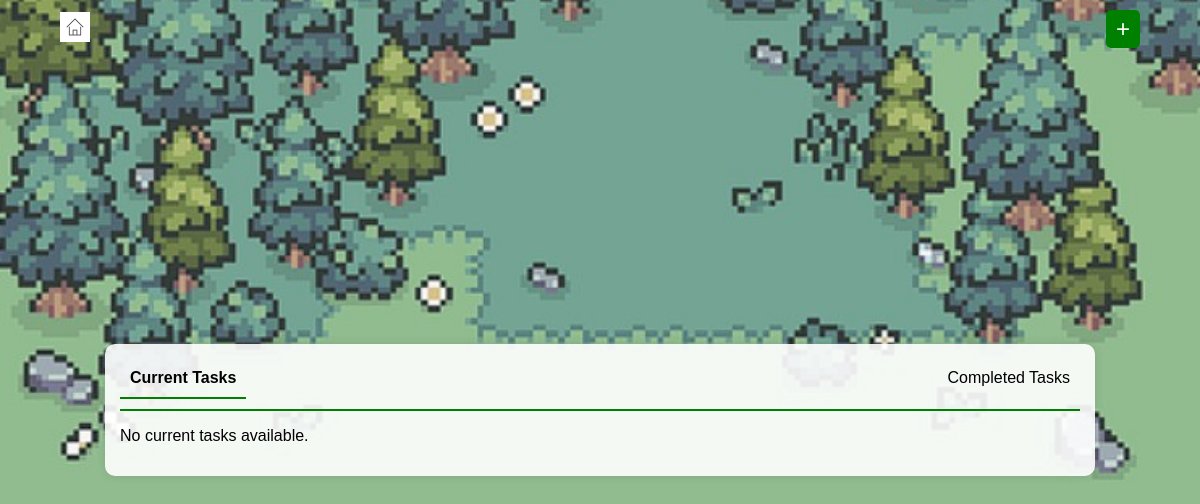
The page /ecolution/tasks/ (signed in) on the database as committed earlier.
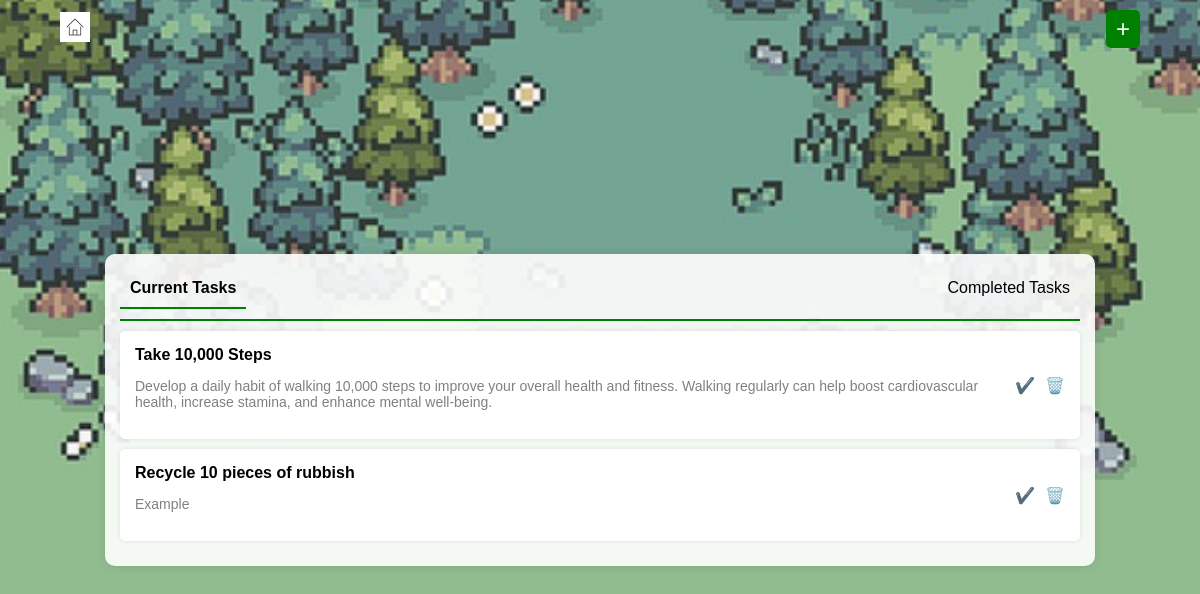
The same page on the database as committed later.
### Ecolution/models.py (models this page shows, shortened)
class UserTask(models.Model):
    user = models.ForeignKey(settings.AUTH_USER_MODEL, on_delete=models.CASCADE)  # ✅ Dynamic reference
    task = models.ForeignKey(Task, on_delete=models.CASCADE)
    completed = models.BooleanField(default=False)
    class Meta:
        unique_together = ('user', 'task')

class Task(models.Model):
    task_id = models.AutoField(primary_key=True)
    task_name = models.CharField(max_length=100)
    description = models.TextField()

### Ecolution/views.py (the view)
# urls.py: path("tasks/", views.tasks_view, name="tasks"),
@login_required
def tasks_view(request):
    user_tasks = UserTask.objects.filter(user=request.user)
    predefined_tasks = Task.objects.all()
    return render(request, "tasks.html", {"user_tasks": user_tasks, "predefined_tasks": predefined_tasks})

### Ecolution/templates/tasks.html (shortened to what this page needs)
<!DOCTYPE html>
<html lang="en">
<head>
</head>
<body>
    <div class="top-bar">
        <div class="home-button">
            <a href="/home/"><img src="/static/images/home_icon.jpg" alt="Home"></a>
        </div>
        <div class="add-task-button" onclick="openPopup()">+</div>
    </div>
    <div class="task-container">
        <div class="tabs">
            <div class="tab active" onclick="showTasks('current')">Current Tasks</div>
            <div class="tab" onclick="showTasks('completed')">Completed Tasks</div>
        </div>
        <div id="current-tasks">
            {% for user_task in user_tasks %}
                {% if not user_task.completed %}
                <div class="task">
                    <div>
                        <span class="task-header">{{ user_task.task.task_name }}</span>
                        <p class="task-description">{{ user_task.task.description }}</p>
                    </div>
                    <div class="task-actions">
                        <span class="complete-icon" onclick="completeTask(this, {{ user_task.task.task_id }})">✔️</span>
                        <span class="delete-icon" onclick="deleteTask(this, {{ user_task.task.task_id }})">🗑️</span>
                    </div>
                </div>
                {% endif %}
            {% empty %}
                <p>No current tasks available.</p>
            {% endfor %}
        </div>
    </div>
</body>
</html>

### Ecolution/templates/tasks.html (style rules this page uses)
body { background: url("/static/images/background.jpg") no-repeat center center fixed; background-size: cover; font-family: Arial, sans-serif; display: flex; flex-direction: column; align-items: center; justify-content: center; height: 100vh; margin: 0; }
.top-bar { position: absolute; top: 10px; width: 90%; display: flex; justify-content: space-between; align-items: center; }
.home-button img { width: 30px; height: 30px; cursor: pointer; }
.add-task-button { font-size: 24px; cursor: pointer; background: green; color: white; padding: 5px 10px; border-radius: 5px; }
.task-container { width: 80%; background: rgba(255, 255, 255, 0.9); padding: 15px; border-radius: 10px; box-shadow: 0px 0px 10px rgba(0, 0, 0, 0.1); margin-top: 20px; }
.tabs { display: flex; justify-content: space-between; padding-bottom: 10px; border-bottom: 2px solid green; }
.tab { cursor: pointer; padding: 10px; border-bottom: 2px solid transparent; }
.tab.active { border-bottom: 2px solid green; font-weight: bold; }
.task { background: white; padding: 15px; margin: 10px 0; border-radius: 5px; display: flex; justify-content: space-between; align-items: center; box-shadow: 0px 0px 5px rgba(0, 0, 0, 0.1); }
.task-header { font-weight: bold; }
.task-description { font-size: 14px; color: gray; }
.task-actions { display: flex; align-items: center; }
.delete-icon, .complete-icon { cursor: pointer; margin-left: 10px; }

Rows that differ between the two databases and show on the page:
added UserTask: task.task_name "Take 10,000 Steps", task.description "Develop a daily habit of walking 10,000 steps to improve your overall health and fitness. Walking regularly can help boost cardiovascular health, increase stamina, and enhance mental well-being."
added UserTask: task.task_name "Recycle 10 pieces of rubbish", task.description "Example"
Other text that changed with them:
text no longer shown: "No current tasks available."
